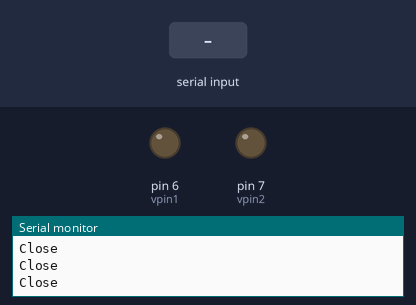
A sketch run on a simulated Arduino Uno, built with avr-gcc and run on an emulated ATmega328P. Shown: output pins drawn as LEDs (lit = HIGH), the last lines printed to the serial monitor. The test bench sets the inputs (shaded band).

Above: at 1.5 s.
1.6 s: "1" received over Serial
At 3.0 s:
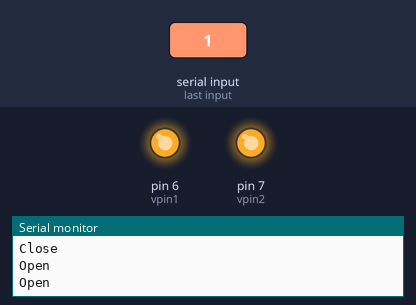
3.5 s: "0" received over Serial
At 4.6 s:
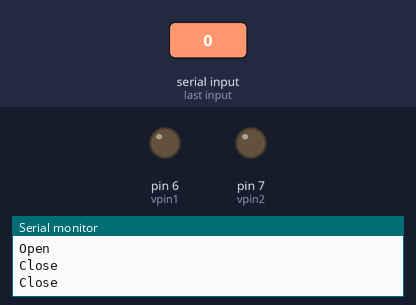
5.5 s: "2" received over Serial
At 6.9 s:
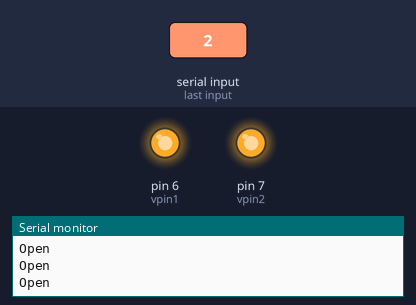
Timing chart, 0 to 8.5 s (numbered marks = the images above; inputs shaded):
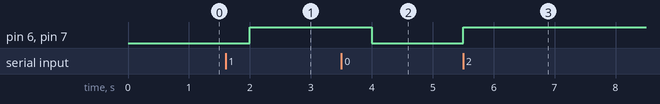

Measured:
- after the input at 1.6 s, pin 6 (vpin1), pin 7 (vpin2): LOW → HIGH after 0.40 s
- after the input at 3.5 s, pin 6 (vpin1), pin 7 (vpin2): HIGH → LOW after 0.50 s
- after the input at 5.5 s, pin 6 (vpin1), pin 7 (vpin2): LOW → HIGH at once

The sketch:

Ard_valvetesting3.ino
```cpp
int vpin1 = 6;
int vpin2 = 7;

bool openValves = false;

void setup() {
  // put your setup code here, to run once:
Serial.begin(9600);
Serial.println("Start");
pinMode(vpin1 ,OUTPUT);
pinMode(vpin2 ,OUTPUT);
}

void loop() {
  // put your main code here, to run repeatedly:
 if (openValves) {
  digitalWrite(vpin1,HIGH);
digitalWrite(vpin2,HIGH);
Serial.println("Open");
delay(500);
 }
 else {
digitalWrite(vpin1,LOW);
digitalWrite(vpin2,LOW);
Serial.println("Close");
delay(500);
 }
}

void serialEvent() {
  while(Serial.available()) Serial.read();
openValves = !openValves;
}
```
